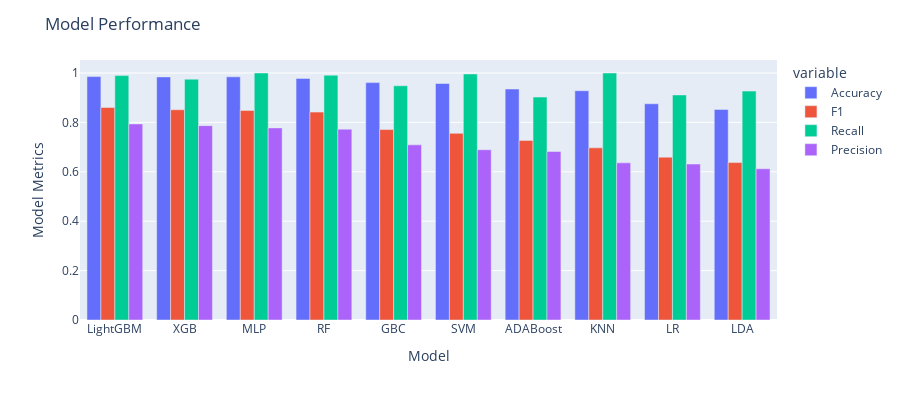

The code cell stored with this chart in its notebook:
### Code cell
import plotly.express as px
df = px.data.tips()
fig = px.bar(result_df, x="Model", y=['Accuracy','F1','Recall','Precision'], barmode='group',
             height=400)

fig.update_yaxes(title_text="Model Metrics")
fig.update_layout(
    title_text="Model Performance"
)
fig.show()

### Figure 1 — Plotly figure (JSON) as saved in the notebook; plotly's stock layout.template omitted (floating-point values rounded to 4 significant figures)
{"data": [{"alignmentgroup": "True", "hovertemplate": "variable=Accuracy<br>Model=%{x}<br>value=%{y}<extra></extra>", "legendgroup": "Accuracy", "marker": {"color": "#636efa"}, "name": "Accuracy", "offsetgroup": "Accuracy", "orientation": "v", "showlegend": true, "textposition": "auto", "type": "bar", "x": ["LightGBM", "XGB", "MLP", "RF", "GBC", "SVM", "ADABoost", "KNN", "LR", "LDA"], "xaxis": "x", "y": [0.9855, 0.9842, 0.9845, 0.9781, 0.9611, 0.9575, 0.935, 0.9283, 0.8754, 0.8525], "yaxis": "y"}, {"alignmentgroup": "True", "hovertemplate": "variable=F1<br>Model=%{x}<br>value=%{y}<extra></extra>", "legendgroup": "F1", "marker": {"color": "#EF553B"}, "name": "F1", "offsetgroup": "F1", "orientation": "v", "showlegend": true, "textposition": "auto", "type": "bar", "x": ["LightGBM", "XGB", "MLP", "RF", "GBC", "SVM", "ADABoost", "KNN", "LR", "LDA"], "xaxis": "x", "y": [0.8603, 0.8511, 0.8485, 0.8416, 0.7711, 0.7557, 0.7272, 0.697, 0.6593, 0.6374], "yaxis": "y"}, {"alignmentgroup": "True", "hovertemplate": "variable=Recall<br>Model=%{x}<br>value=%{y}<extra></extra>", "legendgroup": "Recall", "marker": {"color": "#00cc96"}, "name": "Recall", "offsetgroup": "Recall", "orientation": "v", "showlegend": true, "textposition": "auto", "type": "bar", "x": ["LightGBM", "XGB", "MLP", "RF", "GBC", "SVM", "ADABoost", "KNN", "LR", "LDA"], "xaxis": "x", "y": [0.9896, 0.9749, 1, 0.991, 0.9483, 0.9961, 0.9025, 0.9999, 0.911, 0.9266], "yaxis": "y"}, {"alignmentgroup": "True", "hovertemplate": "variable=Precision<br>Model=%{x}<br>value=%{y}<extra></extra>", "legendgroup": "Precision", "marker": {"color": "#ab63fa"}, "name": "Precision", "offsetgroup": "Precision", "orientation": "v", "showlegend": true, "textposition": "auto", "type": "bar", "x": ["LightGBM", "XGB", "MLP", "RF", "GBC", "SVM", "ADABoost", "KNN", "LR", "LDA"], "xaxis": "x", "y": [0.7937, 0.7869, 0.7778, 0.7725, 0.7091, 0.6893, 0.6822, 0.6362, 0.6314, 0.6122], "yaxis": "y"}], "layout": {"barmode": "group", "height": 400, "legend": {"title": {"text": "variable"}, "tracegroupgap": 0}, "margin": {"t": 60}, "title": {"text": "Model Performance"}, "xaxis": {"anchor": "y", "domain": [0, 1], "title": {"text": "Model"}}, "yaxis": {"anchor": "x", "domain": [0, 1], "title": {"text": "Model Metrics"}}}}
